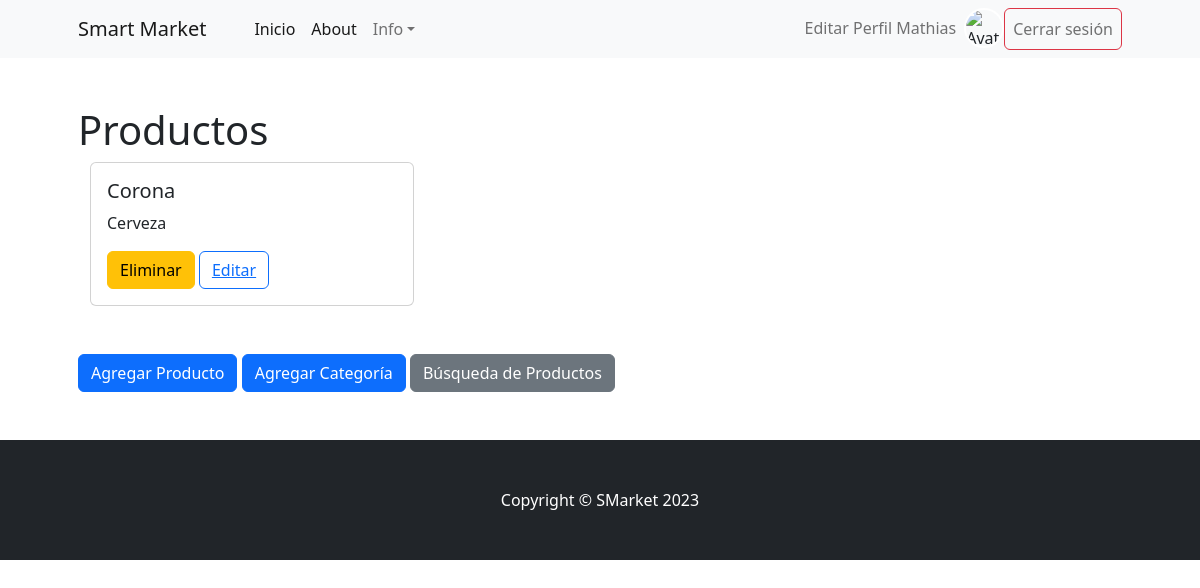
Before: /producto/ (signed in) with the older database file.
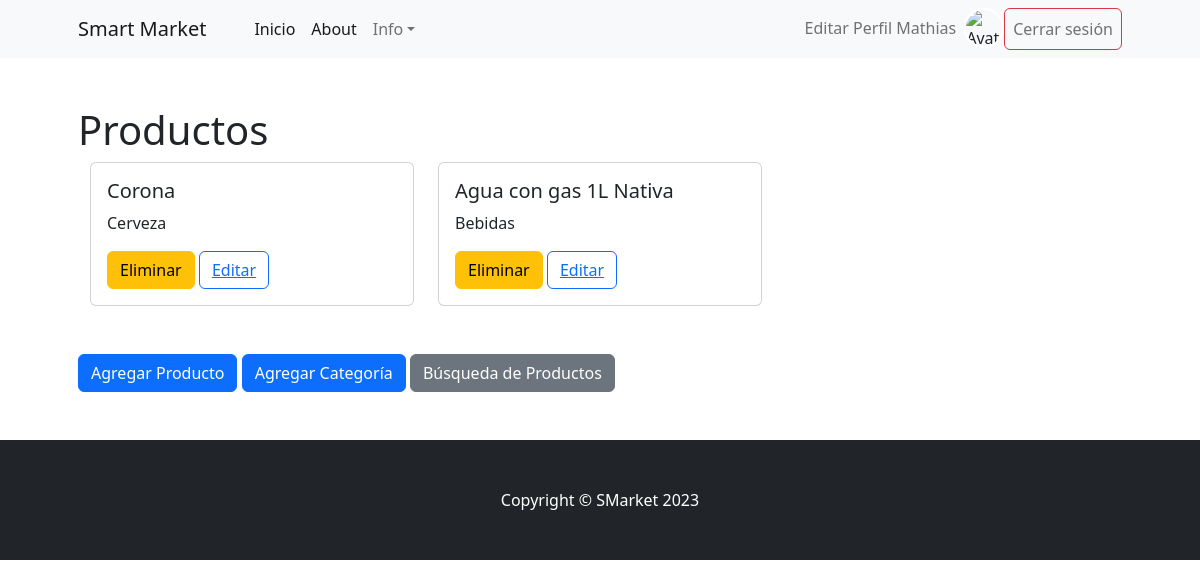
After: the same page with the newer database file.
### producto/models.py (models this page shows, shortened)
class Producto(models.Model):
    nombre = models.CharField(max_length=100)
    categoria = models.ForeignKey(Categoría, on_delete=models.SET_NULL, null=True, blank=True)

class Categoría(models.Model):
    nombre = models.CharField(max_length=100)
    def __str__(self):
       return self.nombre

### producto/views.py (the view)
# urls.py: path("", views.home, name = "index"),
def home(request):
    productos = models.Producto.objects.all()
    context1 = {"productos": productos}
    return render(request, "producto/index.html", context1)

### producto/templates/producto/index.html (shortened to what this page needs)
{% extends 'core/base.html' %}
{% block contenido_titulo %}
    Productos
{% endblock contenido_titulo %}
{% block contenido %}
    <div class="container">
        <div class="row">
            {% for producto in productos %}
                <div class="col-md-4">
                    <div class="card mb-4">
                        <div class="card-body">
                            <h5 class="card-title">{{ producto.nombre }}</h5>
                            <p class="card-text">{{ producto.categoria }}</p>
                            <form action="{% url 'producto:eliminarp' producto.id %}" method="POST"> {% csrf_token %}
                                <button type="submit" class="btn btn-warning">Eliminar</button>
                                <button class="btn btn-outline-primary">
                                    <a href="{% url 'producto:editar' producto.id %}" class="btn-link">
                                         Editar
                                    </a>
                                </button>
                            </form>
                        </div>
                    </div>
                </div>
            {% endfor %}
        </div>
    </div>
    <div class="row mt-4">
      <div class="col-md-12">
          <a href="http://127.0.0.1:8000/producto/crear/" class="btn btn-primary">Agregar Producto </a>
          <a href="http://127.0.0.1:8000/producto/crearc/" class="btn btn-primary">Agregar Categoría </a>
          <a href="http://127.0.0.1:8000/producto/busqueda/" class="btn btn-secondary">Búsqueda de Productos </a>
      </div>
  </div>
 </div>
{% endblock contenido %}

Changed rows visible on the page:
added Producto: nombre "Agua con gas 1L Nativa", categoria "Bebidas"
